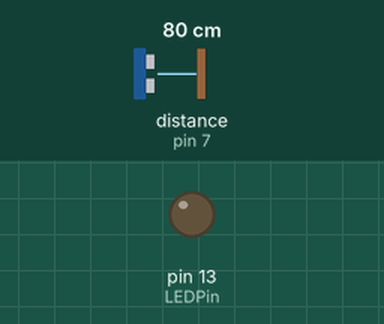
A sketch run on a simulated Arduino Uno, built with avr-gcc and run on an emulated ATmega328P. Parts: output pins drawn as LEDs (lit = HIGH). Wiring (inferred from the names in the program): ultrasonic range finder: trigger pin 8; echo pin 7. The test bench sets the inputs (shaded band); at power-on: distance to the obstacle (sensor on pin 7) 80 cm. The echo pulse lasts 58.3 µs per cm; pins used as bus, display or sensor lines are not drawn; what the sketch prints to the serial monitor is not drawn.

Above: at 1.2 s.
1.3 s: distance to the obstacle (sensor on pin 7) set to 194 cm
3.2 s: distance to the obstacle (sensor on pin 7) set to 205 cm
At 4.3 s:
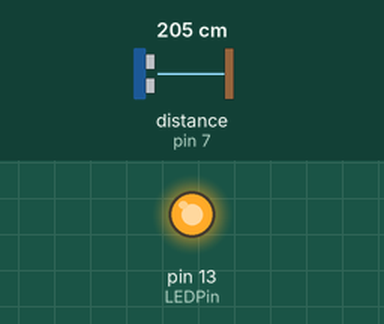
7.5 s: distance to the obstacle (sensor on pin 7) set to 2 cm
At 8.8 s:
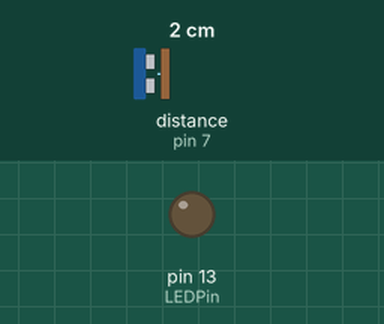
9.5 s: distance to the obstacle (sensor on pin 7) set to 250 cm
At 10.9 s:
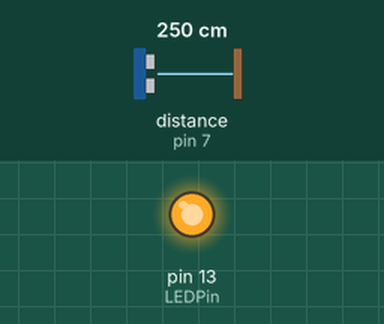
Timing chart, 0 to 12.5 s (numbered marks = the images above; inputs shaded):
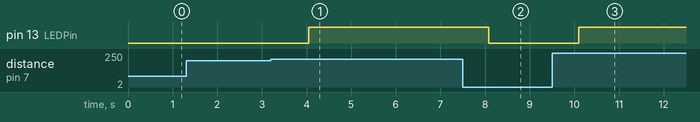

Measured:
- the behaviour switches between 199 and 200 cm on distance to the obstacle (sensor on pin 7) (found by bisection; images 0 and 1)
- after the input at 1.3 s, every drawn part: stays the same
- after the input at 3.2 s, pin 13 (LEDPin): LOW → HIGH after 0.85 s
- after the input at 7.5 s, pin 13 (LEDPin): HIGH → LOW after 0.59 s
- after the input at 9.5 s, pin 13 (LEDPin): LOW → HIGH after 0.60 s

The sketch:

HC.ino
```cpp
#define echoPin 7 // Echo Pin
#define trigPin 8 // Trigger Pin
#define LEDPin 13 // Onboard LED

int maximumRange = 200; // Maximum range needed
int minimumRange = 0; // Minimum range needed
long duration, distance; // Duration used to calculate distance

void setup() {
 Serial.begin (115200);
 pinMode(trigPin, OUTPUT);
 pinMode(echoPin, INPUT);
 pinMode(LEDPin, OUTPUT); // Use LED indicator (if required)
}
String serial_command(){
  String cmd="";
  while(Serial.available()){
    cmd+=char(Serial.read());
    delay(2);
  }
  return cmd;
}
void loop() {
  //Serial.flush();
  String cmd="";
  while(1){
    if(Serial.available()){
      cmd+=char(Serial.read());
      delay(2);

}else{break;}
  }
  if(cmd=="ING"){
  Serial.print("OK");
}
/* The following trigPin/echoPin cycle is used to determine the
 distance of the nearest object by bouncing soundwaves off of it. */
 digitalWrite(trigPin, LOW);
 delayMicroseconds(2);

 digitalWrite(trigPin, HIGH);
 delayMicroseconds(10);
 digitalWrite(trigPin, LOW);

 duration = pulseIn(echoPin, HIGH);

 //Calculate the distance (in cm) based on the speed of sound.
 distance = duration/58.2;

 if (distance >= maximumRange || distance <= minimumRange){
 /* Send a negative number to computer and Turn LED ON
 to indicate "out of range" */
 Serial.print("-1");
 digitalWrite(LEDPin, HIGH);
 }
 else {
 /* Send the distance to the computer using Serial protocol, and
 turn LED OFF to indicate successful reading. */
 Serial.print(distance);
 digitalWrite(LEDPin, LOW);
 }

 //Delay 50ms before next reading.
 delay(1000);
 Serial.flush();
}
```
